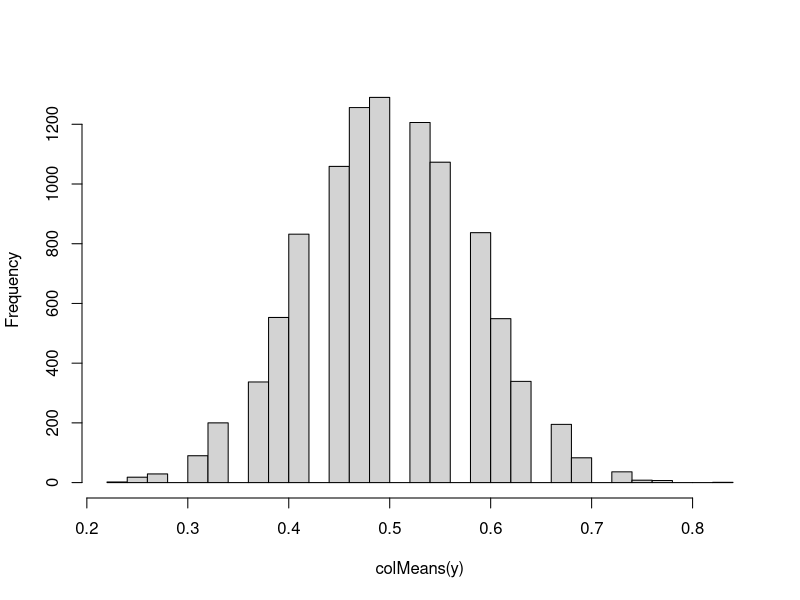
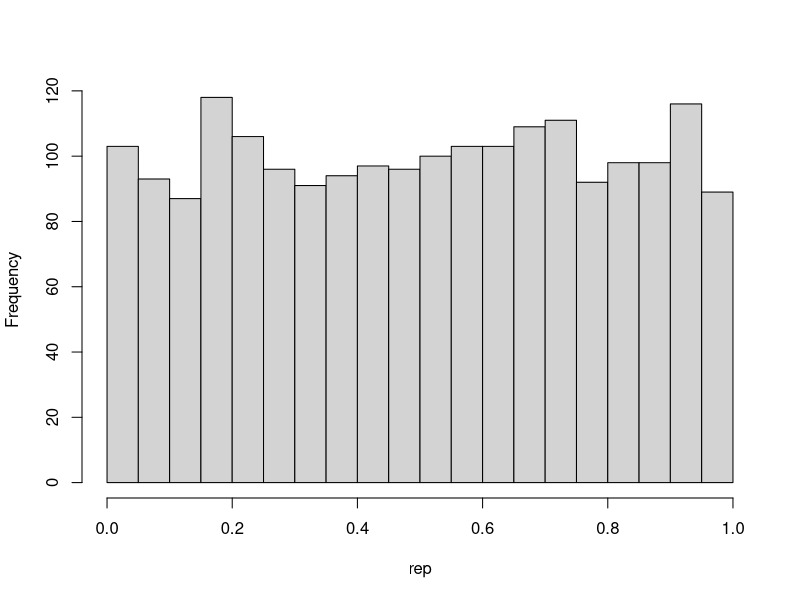
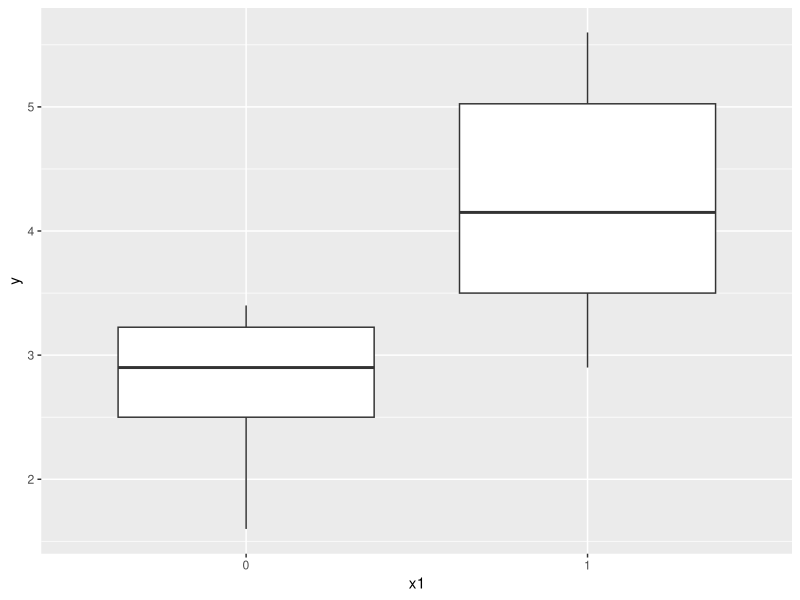
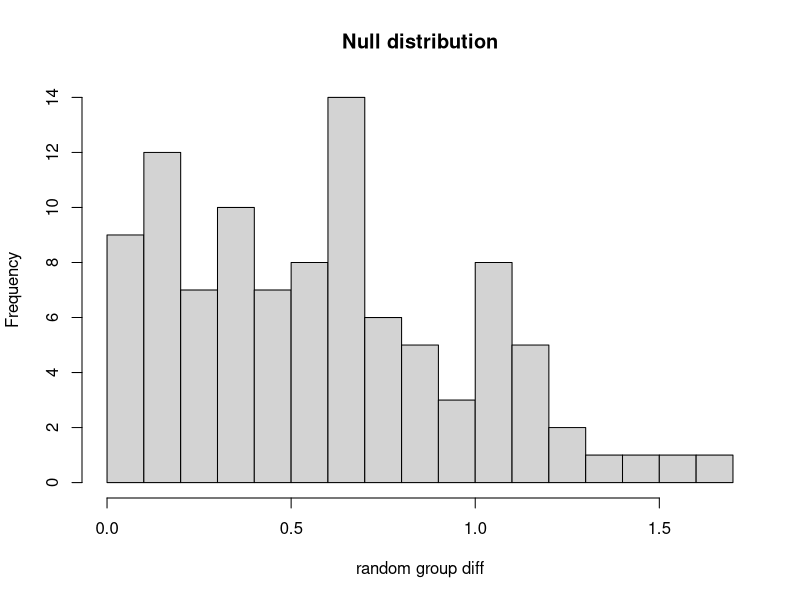
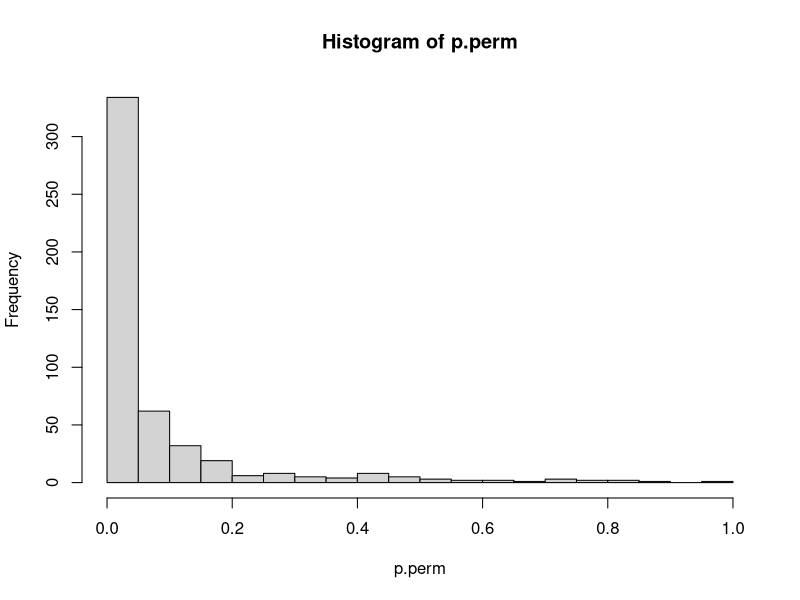

Generate these figures, in order, with R:
## ---- chunk 1
knitr::opts_chunk$set(echo = FALSE)
library(ggplot2)
## ---- chunk 2
# setting the seed for the random number generator
# assures reproducibility
set.seed(42)  

# 36 trials with p = 0.5 chance of guessing correctly
y <- replicate(10000, rbinom(36, 1, prob = 0.5))  
## ---- chunk 3
hist(colMeans(y), breaks = 24, main = "")

## ---- chunk 4
# initialise a vector to store results of our t-tests
rep <- c()  
for(i in 1:2000){
  y <- replicate(100, rbinom(36, 1, prob = 0.5))
    # one sample t-test of difference from expected value if chance
  test <- t.test(colMeans(y)-0.5) 
    # store the p-values in a vector called `rep`
  rep <- c(rep, test$p.value)                
}
## ---- chunk 5
hist(rep, breaks = 20, main = "")
## ---- chunk 6
set.seed(10)
B0 <- 3
B1 <- 1.5
epsilon <- function(){rnorm(12, mean = 0, sd = 1)}
x1 <- c(rep(0, 6), rep(1, 6))

y <- function(){B0 + B1*x1 + epsilon()}

## ---- chunk 7
data <- data.frame(y = round(y(), 1), x1 = factor(x1))

ggplot(data = data, aes(y = y, x = x1)) +
  geom_boxplot()

## ---- chunk 8
data
## ---- chunk 9
t.test(y ~ x1, data)
cat("\n\nDifference in group means = ", mean(data$y[7:12] - data$y[1:6]))

## ---- chunk 10
shuffle <- function(y){
  n <- length(y)
  ydot <- sample(y, n, replace = FALSE)
  y1 <- ydot[1:floor(n/2)]
  y2 <- ydot[(floor(n/2)+1):n]
  abs(mean(y1)-mean(y2))
}
set.seed(1)
permute <- replicate(100, shuffle(data$y), simplify = "array")
## ---- chunk 11
hist(permute, breaks = 20, xlab = "random group diff", main = "Null distribution")

## ---- chunk 12
p.val.perm <- function(){
  k <- y()         # run experiment again (random draws from generating model)
  obs.diff <- abs(mean(k[7:12]-k[1:6]))  # calculate observed difference of means
  perm <- replicate(100, shuffle(k))     # permute ("shuffle") 100 times and calculate observed differences
  mean(perm >= obs.diff)       # what proportion of permutations >= observed difference from experiment
}

p.perm <- replicate(500, p.val.perm())   # repeat experiment 500 times, storing p-value each time
mean(p.perm < .05)                       # true positive rate by permutation test
## ---- chunk 13

hist(p.perm, breaks = 20)
